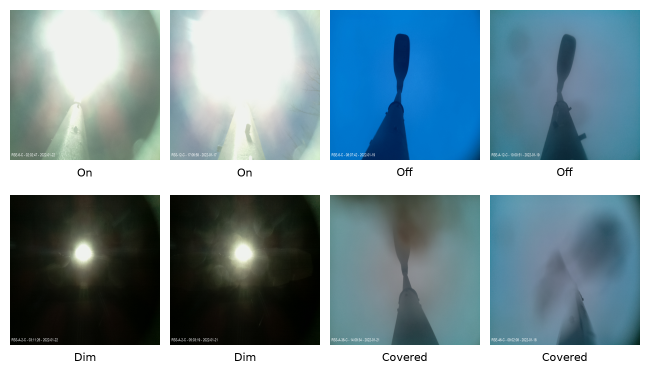
#> input picture public_samples.png, 1300 x 750 px (shown at 1/2 size); its folder holds only this picture in this run
$ python -i Resize.py   (imports and definitions only)
#> lines starting #> are read from the running program, lines starting #| are printed output that depends on the picture
from PIL import Image, ExifTags
import os

def fix_orientation(img):
    try:
        exif = img._getexif()
        if exif:
            for k, v in ExifTags.TAGS.items():
                if v == 'Orientation':
                    orientation = exif.get(k)
                    if orientation == 3:
                        img = img.rotate(180, expand=True)
                    elif orientation == 6:
                        img = img.rotate(270, expand=True)
                    elif orientation == 8:
                        img = img.rotate(90, expand=True)
    except:
        pass
    return img

input_folder = r"/Users/chengzixuan/Desktop/WKU/Capstone Project/数据/原始图片/WKU路灯_20251204"
output_folder = r"/Users/chengzixuan/Desktop/WKU/Capstone Project/数据/WKU路灯_20251204_Resize"

# [15 lines not run here, left out]

>>> import cv2
>>> picture = cv2.imread('../public_samples.png', cv2.IMREAD_GRAYSCALE)
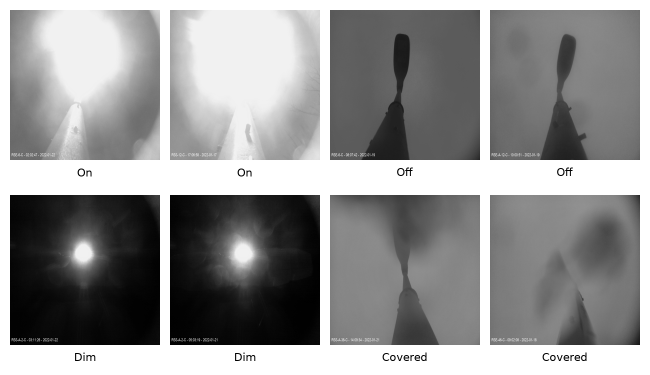
#> picture: shape (750, 1300) (shown at 1/2 size); min 0, max 255, mean 147.7
>>> result = fix_orientation(picture)

$ run again, on wku_samples.png
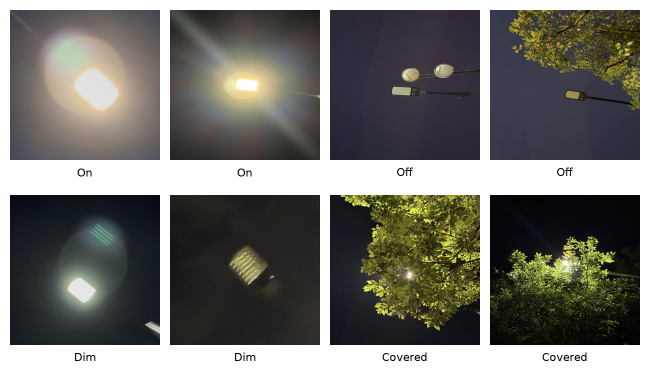
#> input picture wku_samples.png, 1300 x 750 px (shown at 1/2 size)
#> `picture = cv2.imread('../public_samples.png', cv2.IMREAD_GRAYSCALE)`:
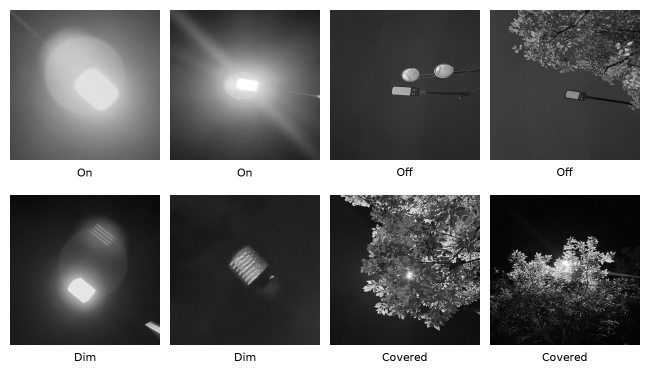
#> picture: shape (750, 1300) (shown at 1/2 size); min 0, max 255, mean 114.7
